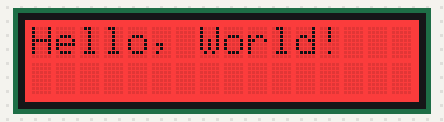
The program below on a simulated Raspberry Pi (BCM pin numbers). Shown: 16×2 character LCD. What the program prints to the terminal is not drawn.

Above: at 0.1 s.
At 1.1 s:
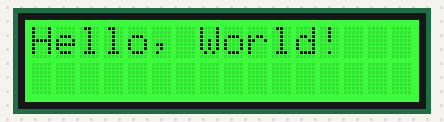
At 2.1 s:
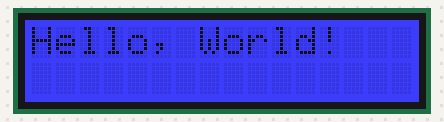

The program:

hello_world.py
```python
#!/usr/bin/python
import time
import atexit
# https://github.com/adafruit/Adafruit_Python_CharLCD/blob/master/Adafruit_CharLCD/Adafruit_CharLCD.py
import Adafruit_CharLCD as LCD

# Initialize the LCD using the pins
lcd = LCD.Adafruit_CharLCDPlate()

lcd.clear()
lcd.message('Hello, World!')

print('Press Ctrl-C to quit.')
while True:
	lcd.set_color(1.0, 0.0, 0.0)
	time.sleep(1.0)
	lcd.set_color(0.0, 1.0, 0.0)
	time.sleep(1.0)
	lcd.set_color(0.0, 0.0, 1.0)
	time.sleep(1.0)
```

Measured:
- by itself, everything shown: repeats every 3.0 s, in 3 steps
- what the display in image 1 shows lasts 1.0 s, from 1.1 s to 2.1 s
